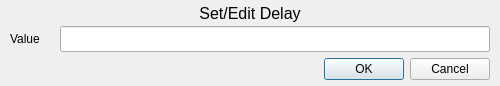
<?xml version="1.0" encoding="UTF-8"?>
<ui version="4.0">
 <class>QEPvLoadSaveDelayEditDialog</class>
 <widget class="QWidget" name="QEPvLoadSaveDelayEditDialog">
  <property name="geometry">
   <rect>
    <x>0</x>
    <y>0</y>
    <width>500</width>
    <height>86</height>
   </rect>
  </property>
  <property name="windowTitle">
   <string>QEPvLoadSave - Value Edit</string>
  </property>
  <layout class="QVBoxLayout" name="verticalLayout">
   <property name="spacing">
    <number>0</number>
   </property>
   <property name="leftMargin">
    <number>2</number>
   </property>
   <property name="topMargin">
    <number>2</number>
   </property>
   <property name="rightMargin">
    <number>2</number>
   </property>
   <property name="bottomMargin">
    <number>2</number>
   </property>
   <item>
    <widget class="QLabel" name="aNameLabel">
     <property name="minimumSize">
      <size>
       <width>200</width>
       <height>22</height>
      </size>
     </property>
     <property name="maximumSize">
      <size>
       <width>16777215</width>
       <height>22</height>
      </size>
     </property>
     <property name="font">
      <font>
       <pointsize>12</pointsize>
      </font>
     </property>
     <property name="text">
      <string>Set/Edit Delay</string>
     </property>
     <property name="alignment">
      <set>Qt::AlignmentFlag::AlignCenter</set>
     </property>
    </widget>
   </item>
   <item>
    <widget class="QFrame" name="bFrame">
     <layout class="QHBoxLayout" name="horizontalLayout_2">
      <property name="leftMargin">
       <number>8</number>
      </property>
      <property name="topMargin">
       <number>2</number>
      </property>
      <property name="rightMargin">
       <number>8</number>
      </property>
      <property name="bottomMargin">
       <number>2</number>
      </property>
      <item>
       <widget class="QLabel" name="fixed_label_2">
        <property name="minimumSize">
         <size>
          <width>44</width>
          <height>18</height>
         </size>
        </property>
        <property name="maximumSize">
         <size>
          <width>44</width>
          <height>18</height>
         </size>
        </property>
        <property name="text">
         <string>Value</string>
        </property>
        <property name="indent">
         <number>0</number>
        </property>
       </widget>
      </item>
      <item>
       <widget class="QLineEdit" name="delayEdit">
        <property name="minimumSize">
         <size>
          <width>200</width>
          <height>26</height>
         </size>
        </property>
        <property name="maximumSize">
         <size>
          <width>16777215</width>
          <height>26</height>
         </size>
        </property>
        <property name="text">
         <string/>
        </property>
       </widget>
      </item>
     </layout>
    </widget>
   </item>
   <item>
    <widget class="QFrame" name="cFrame">
     <layout class="QHBoxLayout" name="horizontalLayout">
      <property name="leftMargin">
       <number>8</number>
      </property>
      <property name="topMargin">
       <number>2</number>
      </property>
      <property name="rightMargin">
       <number>8</number>
      </property>
      <property name="bottomMargin">
       <number>2</number>
      </property>
      <item>
       <spacer name="horizontalSpacer">
        <property name="orientation">
         <enum>Qt::Orientation::Horizontal</enum>
        </property>
        <property name="sizeHint" stdset="0">
         <size>
          <width>309</width>
          <height>20</height>
         </size>
        </property>
       </spacer>
      </item>
      <item>
       <widget class="QDialogButtonBox" name="buttonBox">
        <property name="minimumSize">
         <size>
          <width>162</width>
          <height>0</height>
         </size>
        </property>
        <property name="orientation">
         <enum>Qt::Orientation::Horizontal</enum>
        </property>
        <property name="standardButtons">
         <set>QDialogButtonBox::StandardButton::Cancel|QDialogButtonBox::StandardButton::Ok</set>
        </property>
       </widget>
      </item>
     </layout>
    </widget>
   </item>
  </layout>
 </widget>
 <resources/>
 <connections/>
</ui>
